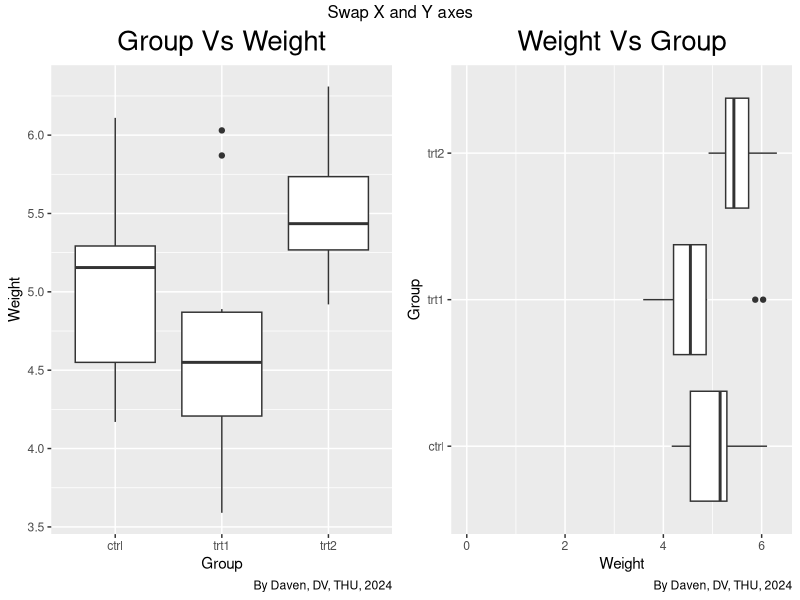

This chart was generated by the following R code:
#
# Daven
# 11/25/25
# Axes
#

library(ggplot2)
library(gridExtra)

p1 <- ggplot(PlantGrowth, aes (x = group, y = weight)) +
  geom_boxplot() +
  labs(title = "Group Vs Weight",
       x = "Group",
       y = "Weight",
       caption = "By Daven, DV, THU, 2024") +
  theme(plot.title = element_text(hjust = 0.5, size = 20))

p2 <- ggplot(PlantGrowth, aes (x = group, y = weight)) +
  geom_boxplot() +
  coord_flip() +
  ylim(0, max(PlantGrowth$weight)) +
  labs(title = "Weight Vs Group",
       x = 'Group',
       y = 'Weight',
       caption = "By Daven, DV, THU, 2024") +
  theme(plot.title = element_text(hjust = 0.5, size = 20)) 
  
grid.arrange(p1, p2, ncol = 2,
               top = 'Swap X and Y axes')